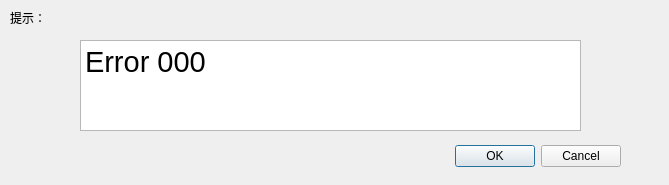
<?xml version="1.0" encoding="UTF-8"?>
<ui version="4.0">
 <class>Dialog</class>
 <widget class="QDialog" name="Dialog">
  <property name="geometry">
   <rect>
    <x>0</x>
    <y>0</y>
    <width>669</width>
    <height>185</height>
   </rect>
  </property>
  <property name="windowTitle">
   <string>Dialog</string>
  </property>
  <widget class="QDialogButtonBox" name="buttonBox">
   <property name="geometry">
    <rect>
     <x>320</x>
     <y>140</y>
     <width>301</width>
     <height>32</height>
    </rect>
   </property>
   <property name="orientation">
    <enum>Qt::Horizontal</enum>
   </property>
   <property name="standardButtons">
    <set>QDialogButtonBox::Cancel|QDialogButtonBox::Ok</set>
   </property>
  </widget>
  <widget class="QLabel" name="label">
   <property name="geometry">
    <rect>
     <x>10</x>
     <y>10</y>
     <width>68</width>
     <height>15</height>
    </rect>
   </property>
   <property name="lineWidth">
    <number>3</number>
   </property>
   <property name="text">
    <string>提示：</string>
   </property>
  </widget>
  <widget class="QTextBrowser" name="textBrowser">
   <property name="geometry">
    <rect>
     <x>80</x>
     <y>40</y>
     <width>501</width>
     <height>91</height>
    </rect>
   </property>
   <property name="html">
    <string>&lt;!DOCTYPE HTML PUBLIC &quot;-//W3C//DTD HTML 4.0//EN&quot; &quot;http://www.w3.org/TR/REC-html40/strict.dtd&quot;&gt;
&lt;html&gt;&lt;head&gt;&lt;meta name=&quot;qrichtext&quot; content=&quot;1&quot; /&gt;&lt;style type=&quot;text/css&quot;&gt;
p, li { white-space: pre-wrap; }
&lt;/style&gt;&lt;/head&gt;&lt;body style=&quot; font-family:'SimSun'; font-size:9pt; font-weight:400; font-style:normal;&quot;&gt;
&lt;p style=&quot; margin-top:0px; margin-bottom:0px; margin-left:0px; margin-right:0px; -qt-block-indent:0; text-indent:0px;&quot;&gt;&lt;span style=&quot; font-family:'SimSun'; font-size:22pt; color:#000000;&quot;&gt;Error 000&lt;/span&gt;&lt;/p&gt;&lt;/body&gt;&lt;/html&gt;</string>
   </property>
  </widget>
 </widget>
 <resources/>
 <connections>
  <connection>
   <sender>buttonBox</sender>
   <signal>accepted()</signal>
   <receiver>Dialog</receiver>
   <slot>accept()</slot>
   <hints>
    <hint type="sourcelabel">
     <x>248</x>
     <y>254</y>
    </hint>
    <hint type="destinationlabel">
     <x>157</x>
     <y>274</y>
    </hint>
   </hints>
  </connection>
  <connection>
   <sender>buttonBox</sender>
   <signal>rejected()</signal>
   <receiver>Dialog</receiver>
   <slot>reject()</slot>
   <hints>
    <hint type="sourcelabel">
     <x>316</x>
     <y>260</y>
    </hint>
    <hint type="destinationlabel">
     <x>286</x>
     <y>274</y>
    </hint>
   </hints>
  </connection>
 </connections>
</ui>
